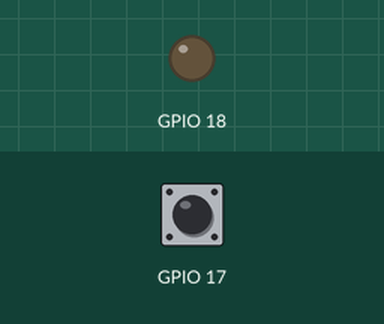
Bench run of a program on a simulated Raspberry Pi (BCM pin numbers). Shown: output pins drawn as LEDs (lit = HIGH). The test bench sets the inputs (shaded band); at power-on: GPIO 17 HIGH.

Above: at 1.2 s.
1.3 s: GPIO 17 pulled LOW for 0.15 s
At 2.1 s:
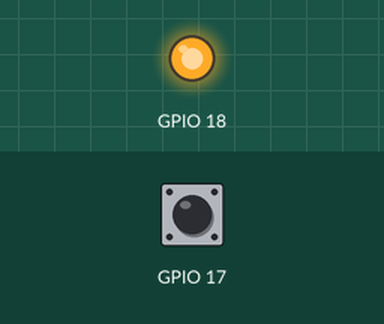
Timing chart, 0 to 4.3 s (numbered marks = the images above; inputs shaded):
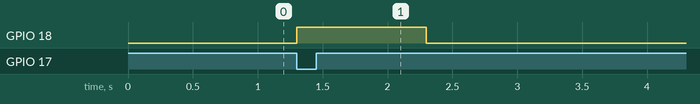

The program:

a.py
```python
#	Basic usage of the Raspberry Pi GPIO pins
#		https://www.youtube.com/watch?v=U6N5pRDOrg4
import RPi.GPIO as GPIO
import time

GPIO.setmode(GPIO.BCM)
GPIO.setwarnings(False)

GPIO.setup(17, GPIO.IN, pull_up_down=GPIO.PUD_UP)
GPIO.setup(18, GPIO.OUT, initial=GPIO.LOW)


def doit(ev=None):
	GPIO.output(18, GPIO.HIGH)
	time.sleep(1)
	GPIO.output(18, GPIO.LOW)


GPIO.add_event_detect(17, GPIO.FALLING, callback=doit, bouncetime=300 )

while True:
	time.sleep(1)
```

Measured:
- after the input at 1.3 s, GPIO 18: LOW → HIGH at once, → LOW 1.0 s later
